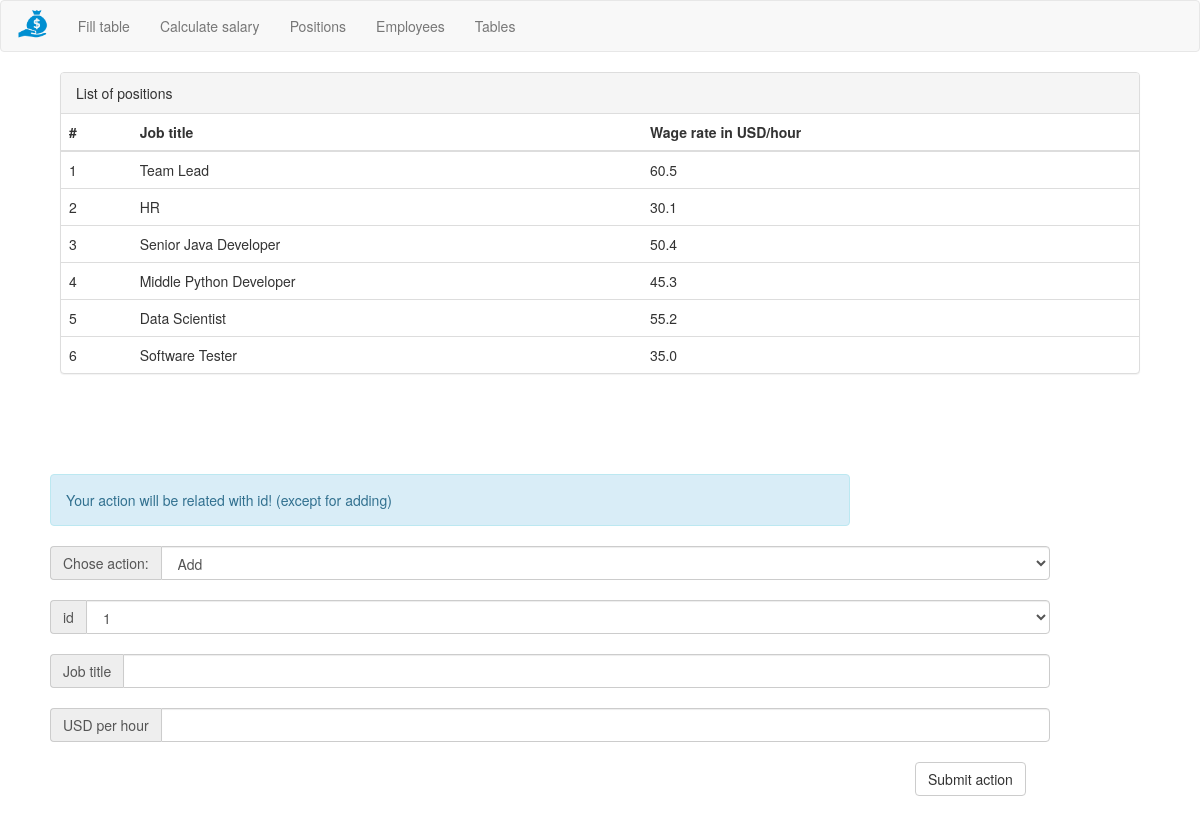
/positions/, run on an earlier commit of the app's database.
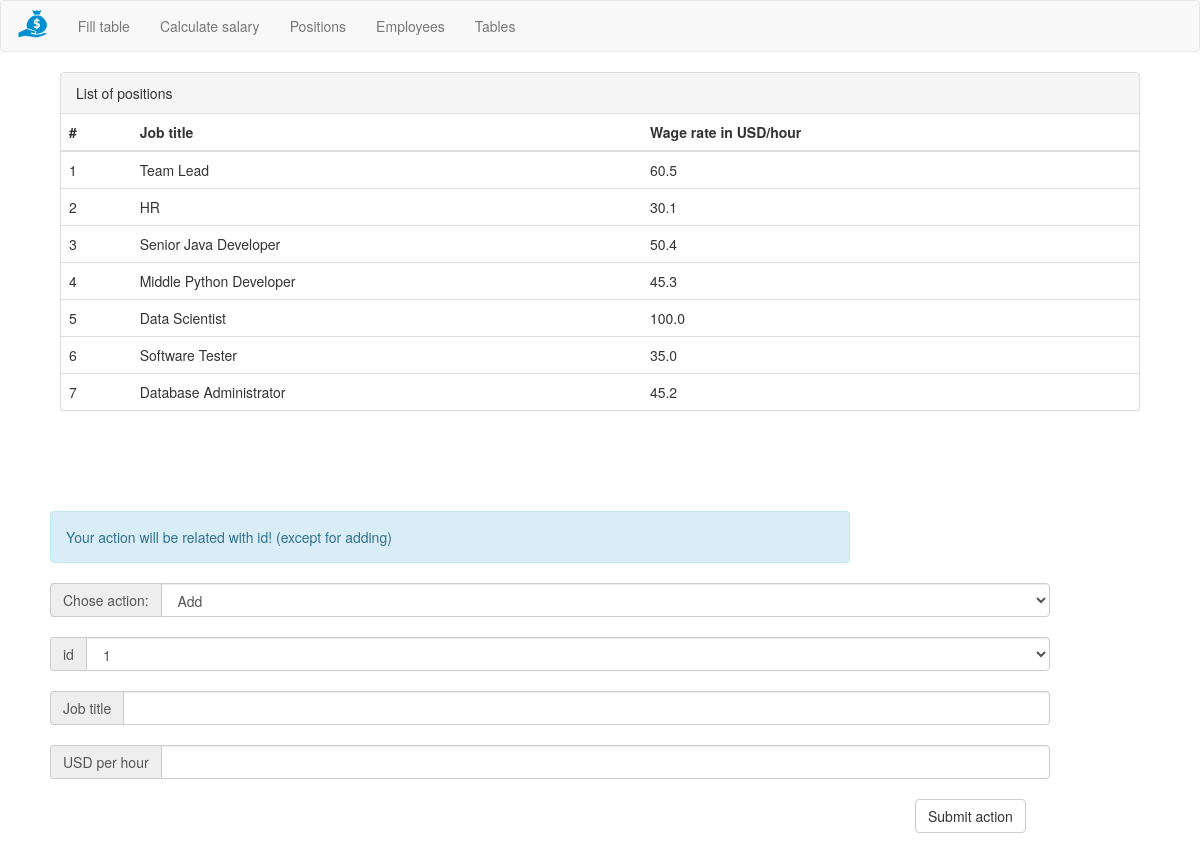
And on a later commit of the database.
### tables this page shows
CREATE TABLE Posts (id INTEGER, name TEXT, salaryPerHour FLOAT);

### __init__.py (the view)
@app.route('/positions/')
def positions():
    try:
        POSTS_DATA = Position().get_all_db_data()
        return render_template("positionts.html", POSTS_DATA=POSTS_DATA, error=None)
    except Exception as e:
        traceback.format_exc()
        return render_template("positionts.html", error="Exception has been caught: " + e.args[0])

### Position.py (called while the page is built)
    def get_all_db_data(self):
        db = sqlite.connect(self.database)
        db.row_factory = sqlite.Row
        with db:
            conn = db.cursor()
            conn.execute("SELECT * FROM {}".format(self.table))
            data = conn.fetchall()
            return data

### templates/positionts.html (shortened to what this page needs)
{% extends "header.html" %}
{% block body %}
    <div class="panel panel-default" style="max-width: 90%; margin: auto;">
        <div class="panel-heading">List of positions</div>
        <table class="table">
            <thead>
                <th> # </th>
                <th> Job title </th>
                <th> Wage rate in USD/hour </th>
            </thead>
            <tbody>
                {% for item in POSTS_DATA:%}
                <tr>
                    <td> {{item["id"]}} </td>
                    <td> {{item["name"]}} </td>
                    <td> {{item["salaryPerHour"]}} </td>
                </tr>
                {% endfor %}
            </tbody>
        </table>
    </div>
    <form method="POST" action="/posts-handler/">
        <div class="alert alert-info" role="alert" style="margin:100px 50px 20px 50px; width: 800px;">
            Your action will be related with id! (except for adding)
        </div>
        <div class="input-group" style="margin: 20px 50px; width: 1000px;">
            <span class="input-group-addon" id="basic-addon1"> Chose action: </span>
            <select type="text" class="form-control"
                    aria-describedby="basic-addon1" name="action" value="{{request.form.action}}">
                <option value="add">Add</option>
            </select>
        </div>
        <div class="input-group" style="margin: 20px 50px; width: 1000px;">
            <span class="input-group-addon" id="basic-addon1"> id </span>
            <select type="text" class="form-control"
                    aria-describedby="basic-addon1" name="id" value="{{request.form.id}}">
                {% for post in POSTS_DATA%}
                <option value="{{post['id']}}">{{post["id"]}}</option>
                {% endfor %}
            </select>
        </div>
        <div class="input-group" style="margin: 20px 50px; width: 1000px;">
            <span class="input-group-addon" id="basic-addon1"> Job title </span>
            <input type="text" class="form-control"
                    aria-describedby="basic-addon1" name="name" value="{{request.form.name}}">
        </div>
        <div class="input-group" style="margin: 20px 50px; width: 1000px;">
            <span class="input-group-addon" id="basic-addon1"> USD per hour </span>
            <input type="text" class="form-control"
                    aria-describedby="basic-addon1" name="salary" value="{{request.form.salary}}">
        </div>
        <button type="submit" class="btn btn-default" style="margin-left: 915px; margin-bottom: 50px;"> Submit action </button>
    </form>
{% endblock %}

What changed in the data, as far as the page shows it:
changed Posts "Data Scientist": salaryPerHour "55.2" → "100.0"
added Posts: id "7", name "Database Administrator", salaryPerHour "45.2"
